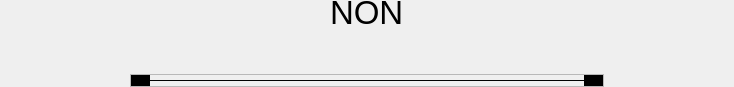
<?xml version="1.0" encoding="UTF-8"?>
<ui version="4.0">
 <class>SecondarySkillProgressBar</class>
 <widget class="QWidget" name="SecondarySkillProgressBar">
  <property name="geometry">
   <rect>
    <x>0</x>
    <y>0</y>
    <width>734</width>
    <height>87</height>
   </rect>
  </property>
  <property name="windowTitle">
   <string>Form</string>
  </property>
  <layout class="QVBoxLayout" name="verticalLayout">
   <property name="spacing">
    <number>0</number>
   </property>
   <property name="leftMargin">
    <number>0</number>
   </property>
   <property name="topMargin">
    <number>0</number>
   </property>
   <property name="rightMargin">
    <number>0</number>
   </property>
   <property name="bottomMargin">
    <number>0</number>
   </property>
   <item alignment="Qt::AlignHCenter">
    <widget class="QLabel" name="Name">
     <property name="minimumSize">
      <size>
       <width>0</width>
       <height>25</height>
      </size>
     </property>
     <property name="maximumSize">
      <size>
       <width>16777215</width>
       <height>25</height>
      </size>
     </property>
     <property name="font">
      <font>
       <pointsize>25</pointsize>
      </font>
     </property>
     <property name="text">
      <string>NON</string>
     </property>
    </widget>
   </item>
   <item>
    <widget class="ProgressBar_1" name="progressBar" native="true">
     <property name="minimumSize">
      <size>
       <width>734</width>
       <height>42</height>
      </size>
     </property>
     <property name="maximumSize">
      <size>
       <width>734</width>
       <height>42</height>
      </size>
     </property>
     <property name="styleSheet">
      <string notr="true"/>
     </property>
    </widget>
   </item>
   <item alignment="Qt::AlignHCenter|Qt::AlignBottom">
    <widget class="QFrame" name="frame">
     <property name="minimumSize">
      <size>
       <width>474</width>
       <height>13</height>
      </size>
     </property>
     <property name="maximumSize">
      <size>
       <width>474</width>
       <height>13</height>
      </size>
     </property>
     <property name="styleSheet">
      <string notr="true"/>
     </property>
     <property name="frameShape">
      <enum>QFrame::StyledPanel</enum>
     </property>
     <property name="frameShadow">
      <enum>QFrame::Raised</enum>
     </property>
     <layout class="QHBoxLayout" name="horizontalLayout">
      <property name="spacing">
       <number>0</number>
      </property>
      <property name="leftMargin">
       <number>0</number>
      </property>
      <property name="topMargin">
       <number>0</number>
      </property>
      <property name="rightMargin">
       <number>0</number>
      </property>
      <property name="bottomMargin">
       <number>0</number>
      </property>
      <item alignment="Qt::AlignVCenter">
       <widget class="QLabel" name="TipLeft">
        <property name="minimumSize">
         <size>
          <width>19</width>
          <height>11</height>
         </size>
        </property>
        <property name="maximumSize">
         <size>
          <width>19</width>
          <height>11</height>
         </size>
        </property>
        <property name="styleSheet">
         <string notr="true">background: black;</string>
        </property>
        <property name="text">
         <string/>
        </property>
       </widget>
      </item>
      <item alignment="Qt::AlignVCenter">
       <widget class="QLabel" name="Border">
        <property name="minimumSize">
         <size>
          <width>0</width>
          <height>1</height>
         </size>
        </property>
        <property name="maximumSize">
         <size>
          <width>16777215</width>
          <height>1</height>
         </size>
        </property>
        <property name="styleSheet">
         <string notr="true">background: black;</string>
        </property>
        <property name="text">
         <string/>
        </property>
       </widget>
      </item>
      <item alignment="Qt::AlignVCenter">
       <widget class="QLabel" name="TipRight">
        <property name="minimumSize">
         <size>
          <width>19</width>
          <height>11</height>
         </size>
        </property>
        <property name="maximumSize">
         <size>
          <width>19</width>
          <height>11</height>
         </size>
        </property>
        <property name="styleSheet">
         <string notr="true">background: black;</string>
        </property>
        <property name="text">
         <string/>
        </property>
       </widget>
      </item>
     </layout>
    </widget>
   </item>
  </layout>
 </widget>
 <customwidgets>
  <customwidget>
   <class>ProgressBar_1</class>
   <extends>QWidget</extends>
   <header location="global">CustomWidgets/ProgressBar_1/progressbar_1.h</header>
   <container>1</container>
  </customwidget>
 </customwidgets>
 <resources/>
 <connections/>
</ui>
